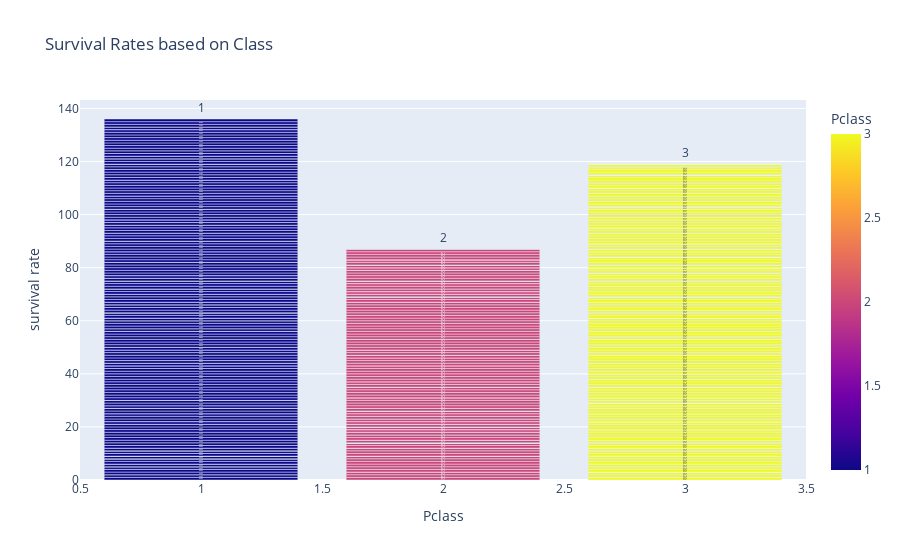
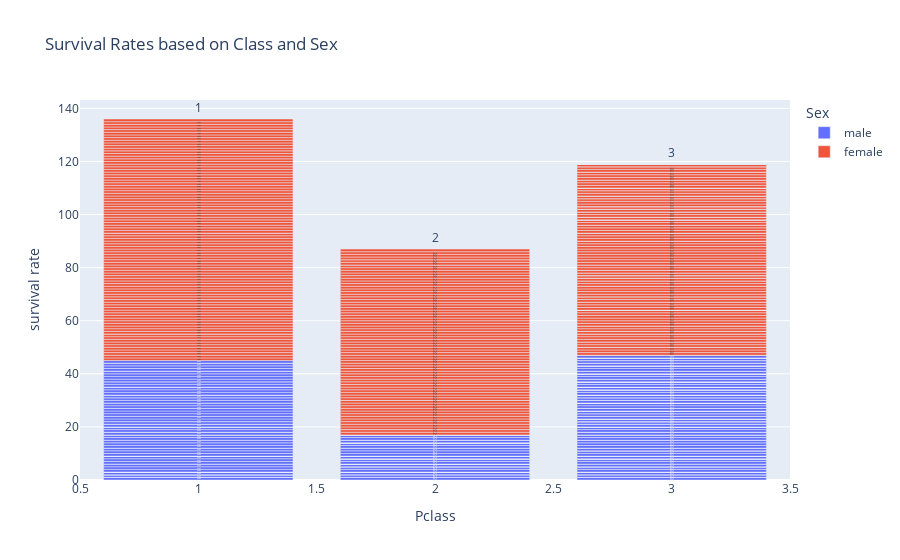

Write notebook code for charts like these, in order.
### Code cell
fig1=px.bar(titanic_data,x='Pclass',y='Survived',title="Survival Rates based on Class",labels={'Survived':"survival rate"},color="Pclass",text="Pclass")
fig2=px.bar(titanic_data,x='Pclass',y='Survived',title="Survival Rates based on Class and Sex",labels={'Survived':"survival rate"},color="Sex",text="Pclass")
fig1.show()
fig2.show()

### Figure 1 — Plotly figure (JSON) as saved in the notebook; plotly's stock layout.template omitted (floating-point values rounded to 4 significant figures; data arrays with more than 128 entries replaced by an {"elided": "..."} marker saying what was removed)
{"data": [{"alignmentgroup": "True", "hovertemplate": "Pclass=%{marker.color}<br>survival rate=%{y}<extra></extra>", "legendgroup": "", "marker": {"color": {"elided": "891 int values"}, "coloraxis": "coloraxis", "pattern": {"shape": ""}}, "name": "", "offsetgroup": "", "orientation": "v", "showlegend": false, "text": {"elided": "891 int values"}, "textposition": "auto", "type": "bar", "x": {"elided": "891 int values"}, "xaxis": "x", "y": {"elided": "891 int values"}, "yaxis": "y"}], "layout": {"barmode": "relative", "coloraxis": {"colorbar": {"title": {"text": "Pclass"}}, "colorscale": [[0, "#0d0887"], [0.1111, "#46039f"], [0.2222, "#7201a8"], [0.3333, "#9c179e"], [0.4444, "#bd3786"], [0.5556, "#d8576b"], [0.6667, "#ed7953"], [0.7778, "#fb9f3a"], [0.8889, "#fdca26"], [1, "#f0f921"]]}, "legend": {"tracegroupgap": 0}, "title": {"text": "Survival Rates based on Class"}, "xaxis": {"anchor": "y", "domain": [0, 1], "title": {"text": "Pclass"}}, "yaxis": {"anchor": "x", "domain": [0, 1], "title": {"text": "survival rate"}}}}

### Figure 2 — Plotly figure (JSON) as saved in the notebook; plotly's stock layout.template omitted (floating-point values rounded to 4 significant figures; data arrays with more than 128 entries replaced by an {"elided": "..."} marker saying what was removed)
{"data": [{"alignmentgroup": "True", "hovertemplate": "Sex=male<br>Pclass=%{text}<br>survival rate=%{y}<extra></extra>", "legendgroup": "male", "marker": {"color": "#636efa", "pattern": {"shape": ""}}, "name": "male", "offsetgroup": "male", "orientation": "v", "showlegend": true, "text": {"elided": "577 int values"}, "textposition": "auto", "type": "bar", "x": {"elided": "577 int values"}, "xaxis": "x", "y": {"elided": "577 int values"}, "yaxis": "y"}, {"alignmentgroup": "True", "hovertemplate": "Sex=female<br>Pclass=%{text}<br>survival rate=%{y}<extra></extra>", "legendgroup": "female", "marker": {"color": "#EF553B", "pattern": {"shape": ""}}, "name": "female", "offsetgroup": "female", "orientation": "v", "showlegend": true, "text": {"elided": "314 int values"}, "textposition": "auto", "type": "bar", "x": {"elided": "314 int values"}, "xaxis": "x", "y": {"elided": "314 int values"}, "yaxis": "y"}], "layout": {"barmode": "relative", "legend": {"title": {"text": "Sex"}, "tracegroupgap": 0}, "title": {"text": "Survival Rates based on Class and Sex"}, "xaxis": {"anchor": "y", "domain": [0, 1], "title": {"text": "Pclass"}}, "yaxis": {"anchor": "x", "domain": [0, 1], "title": {"text": "survival rate"}}}}
